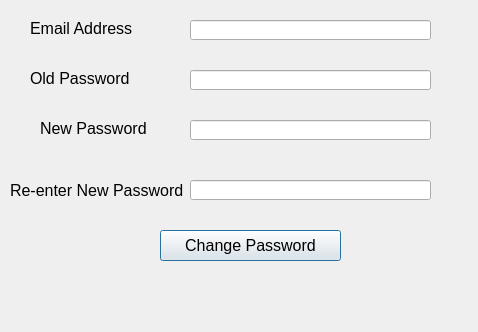
<?xml version="1.0" encoding="UTF-8"?>
<ui version="4.0">
 <class>Dialog</class>
 <widget class="QDialog" name="Dialog">
  <property name="geometry">
   <rect>
    <x>0</x>
    <y>0</y>
    <width>478</width>
    <height>332</height>
   </rect>
  </property>
  <property name="windowTitle">
   <string>Dialog</string>
  </property>
  <widget class="QLabel" name="label_3">
   <property name="geometry">
    <rect>
     <x>30</x>
     <y>20</y>
     <width>141</width>
     <height>16</height>
    </rect>
   </property>
   <property name="font">
    <font>
     <pointsize>12</pointsize>
    </font>
   </property>
   <property name="text">
    <string>Email Address</string>
   </property>
  </widget>
  <widget class="QLineEdit" name="lineEditEmailAddress">
   <property name="geometry">
    <rect>
     <x>190</x>
     <y>20</y>
     <width>241</width>
     <height>20</height>
    </rect>
   </property>
   <property name="font">
    <font>
     <pointsize>12</pointsize>
    </font>
   </property>
  </widget>
  <widget class="QLabel" name="label_4">
   <property name="geometry">
    <rect>
     <x>30</x>
     <y>70</y>
     <width>121</width>
     <height>16</height>
    </rect>
   </property>
   <property name="font">
    <font>
     <pointsize>12</pointsize>
    </font>
   </property>
   <property name="text">
    <string>Old Password</string>
   </property>
  </widget>
  <widget class="QLineEdit" name="lineEditOldPassword">
   <property name="geometry">
    <rect>
     <x>190</x>
     <y>70</y>
     <width>241</width>
     <height>20</height>
    </rect>
   </property>
   <property name="font">
    <font>
     <pointsize>12</pointsize>
    </font>
   </property>
   <property name="echoMode">
    <enum>QLineEdit::Password</enum>
   </property>
  </widget>
  <widget class="QPushButton" name="pushButtonChangePassword">
   <property name="geometry">
    <rect>
     <x>160</x>
     <y>230</y>
     <width>181</width>
     <height>31</height>
    </rect>
   </property>
   <property name="font">
    <font>
     <pointsize>12</pointsize>
    </font>
   </property>
   <property name="text">
    <string>Change Password</string>
   </property>
  </widget>
  <widget class="QLabel" name="labelResponse">
   <property name="geometry">
    <rect>
     <x>30</x>
     <y>280</y>
     <width>411</width>
     <height>31</height>
    </rect>
   </property>
   <property name="font">
    <font>
     <pointsize>12</pointsize>
    </font>
   </property>
   <property name="text">
    <string/>
   </property>
  </widget>
  <widget class="QLabel" name="label">
   <property name="geometry">
    <rect>
     <x>40</x>
     <y>120</y>
     <width>131</width>
     <height>16</height>
    </rect>
   </property>
   <property name="font">
    <font>
     <pointsize>12</pointsize>
    </font>
   </property>
   <property name="text">
    <string>New Password</string>
   </property>
  </widget>
  <widget class="QLabel" name="label_2">
   <property name="geometry">
    <rect>
     <x>10</x>
     <y>180</y>
     <width>181</width>
     <height>20</height>
    </rect>
   </property>
   <property name="font">
    <font>
     <pointsize>12</pointsize>
    </font>
   </property>
   <property name="text">
    <string>Re-enter New Password</string>
   </property>
  </widget>
  <widget class="QLineEdit" name="lineEditNewPassword">
   <property name="geometry">
    <rect>
     <x>190</x>
     <y>120</y>
     <width>241</width>
     <height>20</height>
    </rect>
   </property>
   <property name="font">
    <font>
     <pointsize>12</pointsize>
    </font>
   </property>
   <property name="echoMode">
    <enum>QLineEdit::Password</enum>
   </property>
  </widget>
  <widget class="QLineEdit" name="lineEditRePassword">
   <property name="geometry">
    <rect>
     <x>190</x>
     <y>180</y>
     <width>241</width>
     <height>20</height>
    </rect>
   </property>
   <property name="font">
    <font>
     <pointsize>12</pointsize>
    </font>
   </property>
   <property name="echoMode">
    <enum>QLineEdit::Password</enum>
   </property>
  </widget>
 </widget>
 <resources/>
 <connections/>
</ui>
